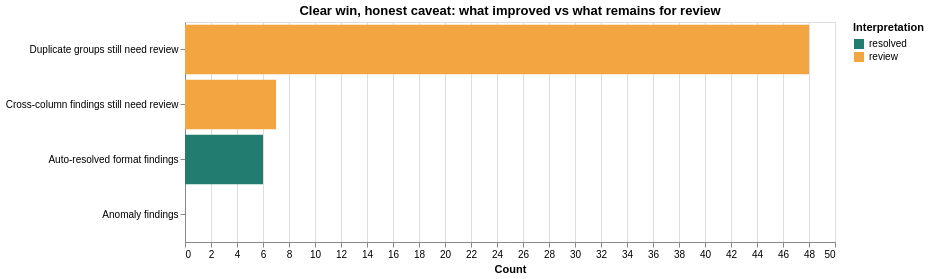

Notebook source saved alongside this figure:
### Code cell
risk_data = pd.DataFrame([
    {"category": "Auto-resolved format findings", "count": resolved, "kind": "resolved"},
    {"category": "Cross-column findings still need review", "count": len(final_report.get("cross_column_findings", [])), "kind": "review"},
    {"category": "Duplicate groups still need review", "count": len(final_report.get("duplicate_groups", [])), "kind": "review"},
    {"category": "Anomaly findings", "count": len(final_report.get("anomaly_findings", [])), "kind": "review"},
])

alt.Chart(risk_data).mark_bar().encode(
    y=alt.Y("category:N", sort="-x", title=None),
    x=alt.X("count:Q", title="Count"),
    color=alt.Color("kind:N", scale=alt.Scale(domain=["resolved", "review"], range=["#227c70", "#f2a541"]), title="Interpretation"),
    tooltip=["category", alt.Tooltip("count:Q", format=",")],
).properties(
    title="Clear win, honest caveat: what improved vs what remains for review",
    width=650,
    height=220,
)

### Figure 1 — Vega-Lite specification as saved in the notebook (floating-point values rounded to 4 significant figures)
{"config": {"view": {"continuousWidth": 300, "continuousHeight": 300}}, "data": {"name": "data-a30b1a6430502a86ff7f92139354dba1"}, "mark": {"type": "bar"}, "encoding": {"color": {"field": "kind", "scale": {"domain": ["resolved", "review"], "range": ["#227c70", "#f2a541"]}, "title": "Interpretation", "type": "nominal"}, "tooltip": [{"field": "category", "type": "nominal"}, {"field": "count", "format": ",", "type": "quantitative"}], "x": {"field": "count", "title": "Count", "type": "quantitative"}, "y": {"field": "category", "sort": "-x", "title": null, "type": "nominal"}}, "height": 220, "title": "Clear win, honest caveat: what improved vs what remains for review", "width": 650, "$schema": "https://vega.github.io/schema/vega-lite/v6.4.1.json", "datasets": {"data-a30b1a6430502a86ff7f92139354dba1": [{"category": "Auto-resolved format findings", "count": 6, "kind": "resolved"}, {"category": "Cross-column findings still need review", "count": 7, "kind": "review"}, {"category": "Duplicate groups still need review", "count": 48, "kind": "review"}, {"category": "Anomaly findings", "count": 0, "kind": "review"}]}}
